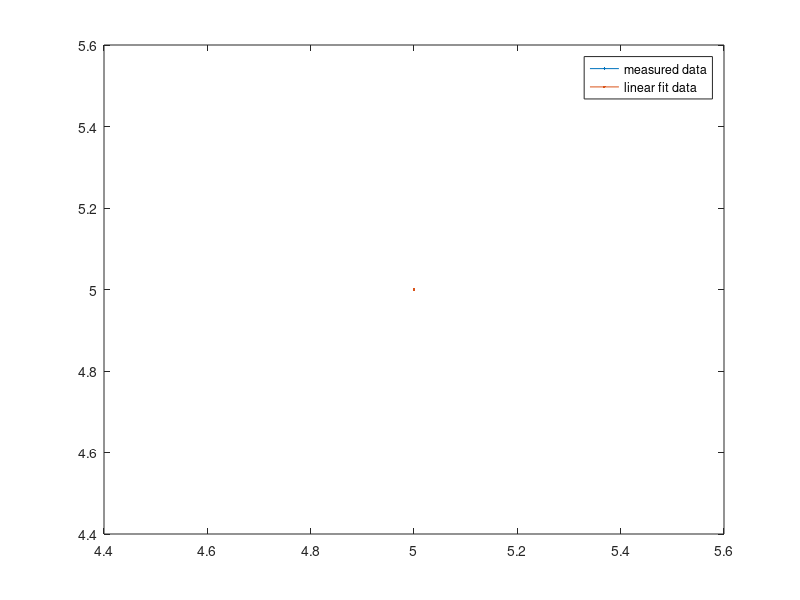

This figure's MATLAB source: (Note: this script raises an error after producing the figure.)
y = input('Enter the name of y variable\n');
indp = input('Enter the name of x variable\n');

x=[ones([length(indp),1]),indp];
reg=x\y;

yfit = indp * reg(2) + reg(1);


SSE=0;
SST=0;
for i=1:1:length(indp)
    SSE=SSE+(y(i)-yfit(i))^2;
    SST=SST+(y(i)-mean(y))^2;
end
Rsqr=1-SSE/SST
plot(indp,y,indp,yfit);
legend("measured data","linear fit data")

dim = [.2 .5 .3 .3];
if reg(1)<0
    str=["y = "+num2str(reg(2))+" X "+num2str(reg(1));"R^2 = "+num2str(Rsqr)];
else
    str=["y = "+num2str(reg(2))+" X + "+num2str(reg(1));"R^2 = "+num2str(Rsqr)];
end
%str1="y = "+num2str(reg(2))+" * X + "+num2str(reg(1));
%str2="R^2 = "+num2str(Rsqr);
%str=[str1;str2];
annotation('textbox', dim, 'String',str,'FitBoxToText','on');
